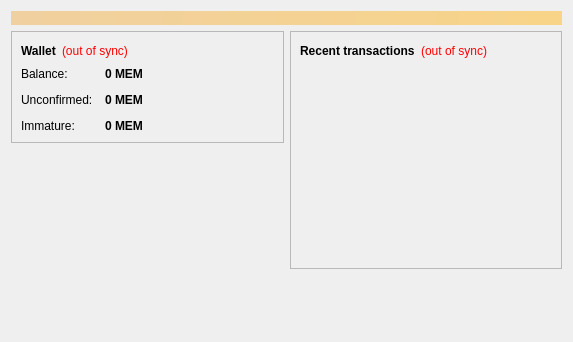
<?xml version="1.0" encoding="UTF-8"?>
<ui version="4.0">
 <class>OverviewPage</class>
 <widget class="QWidget" name="OverviewPage">
  <property name="geometry">
   <rect>
    <x>0</x>
    <y>0</y>
    <width>573</width>
    <height>342</height>
   </rect>
  </property>
  <property name="windowTitle">
   <string>Form</string>
  </property>
  <layout class="QVBoxLayout" name="topLayout">
   <item>
    <widget class="QLabel" name="labelAlerts">
     <property name="visible">
      <bool>false</bool>
     </property>
     <property name="styleSheet">
      <string notr="true">background-color: qlineargradient(x1: 0, y1: 0, x2: 1, y2: 0, stop:0 #F0D0A0, stop:1 #F8D488); color:#000000;</string>
     </property>
     <property name="wordWrap">
      <bool>true</bool>
     </property>
     <property name="margin">
      <number>3</number>
     </property>
    </widget>
   </item>
   <item>
    <layout class="QHBoxLayout" name="horizontalLayout" stretch="1,1">
     <item>
      <layout class="QVBoxLayout" name="verticalLayout_2">
       <item>
        <widget class="QFrame" name="frame">
         <property name="frameShape">
          <enum>QFrame::StyledPanel</enum>
         </property>
         <property name="frameShadow">
          <enum>QFrame::Raised</enum>
         </property>
         <layout class="QVBoxLayout" name="verticalLayout_4">
          <item>
           <layout class="QHBoxLayout" name="horizontalLayout_4">
            <item>
             <widget class="QLabel" name="label_5">
              <property name="font">
               <font>
                <weight>75</weight>
                <bold>true</bold>
               </font>
              </property>
              <property name="text">
               <string>Wallet</string>
              </property>
             </widget>
            </item>
            <item>
             <widget class="QLabel" name="labelWalletStatus">
              <property name="toolTip">
               <string>The displayed information may be out of date. Your wallet automatically synchronizes with the Memecoin network after a connection is established, but this process has not completed yet.</string>
              </property>
              <property name="styleSheet">
               <string notr="true">QLabel { color: red; }</string>
              </property>
              <property name="text">
               <string notr="true">(out of sync)</string>
              </property>
              <property name="alignment">
               <set>Qt::AlignLeading|Qt::AlignLeft|Qt::AlignVCenter</set>
              </property>
             </widget>
            </item>
            <item>
             <spacer name="horizontalSpacer_2">
              <property name="orientation">
               <enum>Qt::Horizontal</enum>
              </property>
              <property name="sizeHint" stdset="0">
               <size>
                <width>40</width>
                <height>20</height>
               </size>
              </property>
             </spacer>
            </item>
           </layout>
          </item>
          <item>
           <layout class="QFormLayout" name="formLayout_2">
            <property name="fieldGrowthPolicy">
             <enum>QFormLayout::AllNonFixedFieldsGrow</enum>
            </property>
            <property name="horizontalSpacing">
             <number>12</number>
            </property>
            <property name="verticalSpacing">
             <number>12</number>
            </property>
            <item row="0" column="0">
             <widget class="QLabel" name="label">
              <property name="text">
               <string>Balance:</string>
              </property>
             </widget>
            </item>
            <item row="0" column="1">
             <widget class="QLabel" name="labelBalance">
              <property name="font">
               <font>
                <weight>75</weight>
                <bold>true</bold>
               </font>
              </property>
              <property name="cursor">
               <cursorShape>IBeamCursor</cursorShape>
              </property>
              <property name="toolTip">
               <string>Your current balance</string>
              </property>
              <property name="text">
               <string notr="true">0 MEM</string>
              </property>
              <property name="textInteractionFlags">
               <set>Qt::LinksAccessibleByMouse|Qt::TextSelectableByKeyboard|Qt::TextSelectableByMouse</set>
              </property>
             </widget>
            </item>
            <item row="1" column="0">
             <widget class="QLabel" name="label_3">
              <property name="text">
               <string>Unconfirmed:</string>
              </property>
             </widget>
            </item>
            <item row="1" column="1">
             <widget class="QLabel" name="labelUnconfirmed">
              <property name="font">
               <font>
                <weight>75</weight>
                <bold>true</bold>
               </font>
              </property>
              <property name="cursor">
               <cursorShape>IBeamCursor</cursorShape>
              </property>
              <property name="toolTip">
               <string>Total of transactions that have yet to be confirmed, and do not yet count toward the current balance</string>
              </property>
              <property name="text">
               <string notr="true">0 MEM</string>
              </property>
              <property name="textInteractionFlags">
               <set>Qt::LinksAccessibleByMouse|Qt::TextSelectableByKeyboard|Qt::TextSelectableByMouse</set>
              </property>
             </widget>
            </item>
            <item row="2" column="0">
             <widget class="QLabel" name="labelImmatureText">
              <property name="text">
               <string>Immature:</string>
              </property>
             </widget>
            </item>
            <item row="2" column="1">
             <widget class="QLabel" name="labelImmature">
              <property name="font">
               <font>
                <weight>75</weight>
                <bold>true</bold>
               </font>
              </property>
              <property name="toolTip">
               <string>Mined balance that has not yet matured</string>
              </property>
              <property name="text">
               <string notr="true">0 MEM</string>
              </property>
              <property name="textInteractionFlags">
               <set>Qt::LinksAccessibleByMouse|Qt::TextSelectableByKeyboard|Qt::TextSelectableByMouse</set>
              </property>
             </widget>
            </item>
           </layout>
          </item>
         </layout>
        </widget>
       </item>
       <item>
        <spacer name="verticalSpacer">
         <property name="orientation">
          <enum>Qt::Vertical</enum>
         </property>
         <property name="sizeHint" stdset="0">
          <size>
           <width>20</width>
           <height>40</height>
          </size>
         </property>
        </spacer>
       </item>
      </layout>
     </item>
     <item>
      <layout class="QVBoxLayout" name="verticalLayout_3">
       <item>
        <widget class="QFrame" name="frame_2">
         <property name="frameShape">
          <enum>QFrame::StyledPanel</enum>
         </property>
         <property name="frameShadow">
          <enum>QFrame::Raised</enum>
         </property>
         <layout class="QVBoxLayout" name="verticalLayout">
          <item>
           <layout class="QHBoxLayout" name="horizontalLayout_2">
            <item>
             <widget class="QLabel" name="label_4">
              <property name="text">
               <string>&lt;b&gt;Recent transactions&lt;/b&gt;</string>
              </property>
             </widget>
            </item>
            <item>
             <widget class="QLabel" name="labelTransactionsStatus">
              <property name="toolTip">
               <string>The displayed information may be out of date. Your wallet automatically synchronizes with the Memecoin network after a connection is established, but this process has not completed yet.</string>
              </property>
              <property name="styleSheet">
               <string notr="true">QLabel { color: red; }</string>
              </property>
              <property name="text">
               <string notr="true">(out of sync)</string>
              </property>
              <property name="alignment">
               <set>Qt::AlignRight|Qt::AlignTrailing|Qt::AlignVCenter</set>
              </property>
             </widget>
            </item>
            <item>
             <spacer name="horizontalSpacer">
              <property name="orientation">
               <enum>Qt::Horizontal</enum>
              </property>
              <property name="sizeHint" stdset="0">
               <size>
                <width>40</width>
                <height>20</height>
               </size>
              </property>
             </spacer>
            </item>
           </layout>
          </item>
          <item>
           <widget class="QListView" name="listTransactions">
            <property name="styleSheet">
             <string notr="true">QListView { background: transparent; }</string>
            </property>
            <property name="frameShape">
             <enum>QFrame::NoFrame</enum>
            </property>
            <property name="verticalScrollBarPolicy">
             <enum>Qt::ScrollBarAlwaysOff</enum>
            </property>
            <property name="horizontalScrollBarPolicy">
             <enum>Qt::ScrollBarAlwaysOff</enum>
            </property>
            <property name="selectionMode">
             <enum>QAbstractItemView::NoSelection</enum>
            </property>
           </widget>
          </item>
         </layout>
        </widget>
       </item>
       <item>
        <spacer name="verticalSpacer_2">
         <property name="orientation">
          <enum>Qt::Vertical</enum>
         </property>
         <property name="sizeHint" stdset="0">
          <size>
           <width>20</width>
           <height>40</height>
          </size>
         </property>
        </spacer>
       </item>
      </layout>
     </item>
    </layout>
   </item>
  </layout>
 </widget>
 <resources/>
 <connections/>
</ui>
